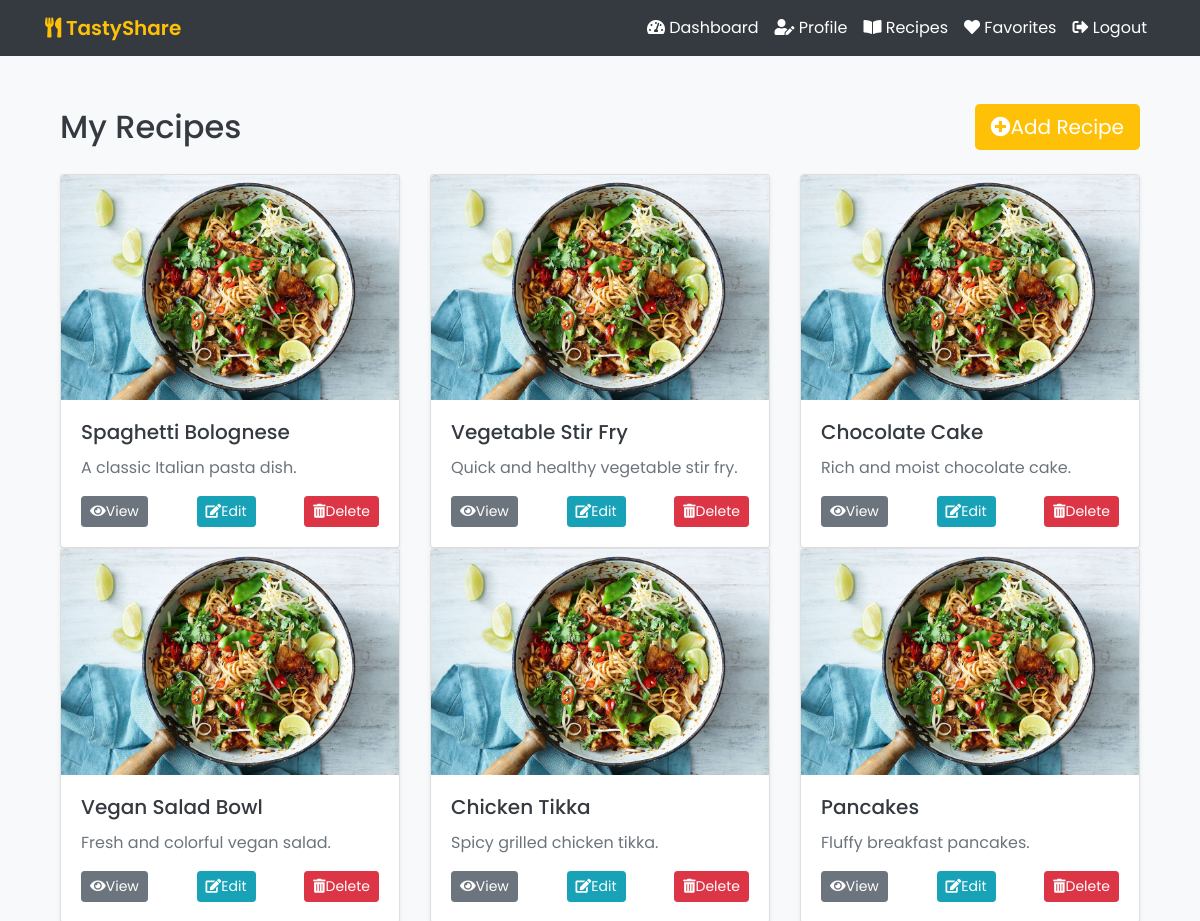
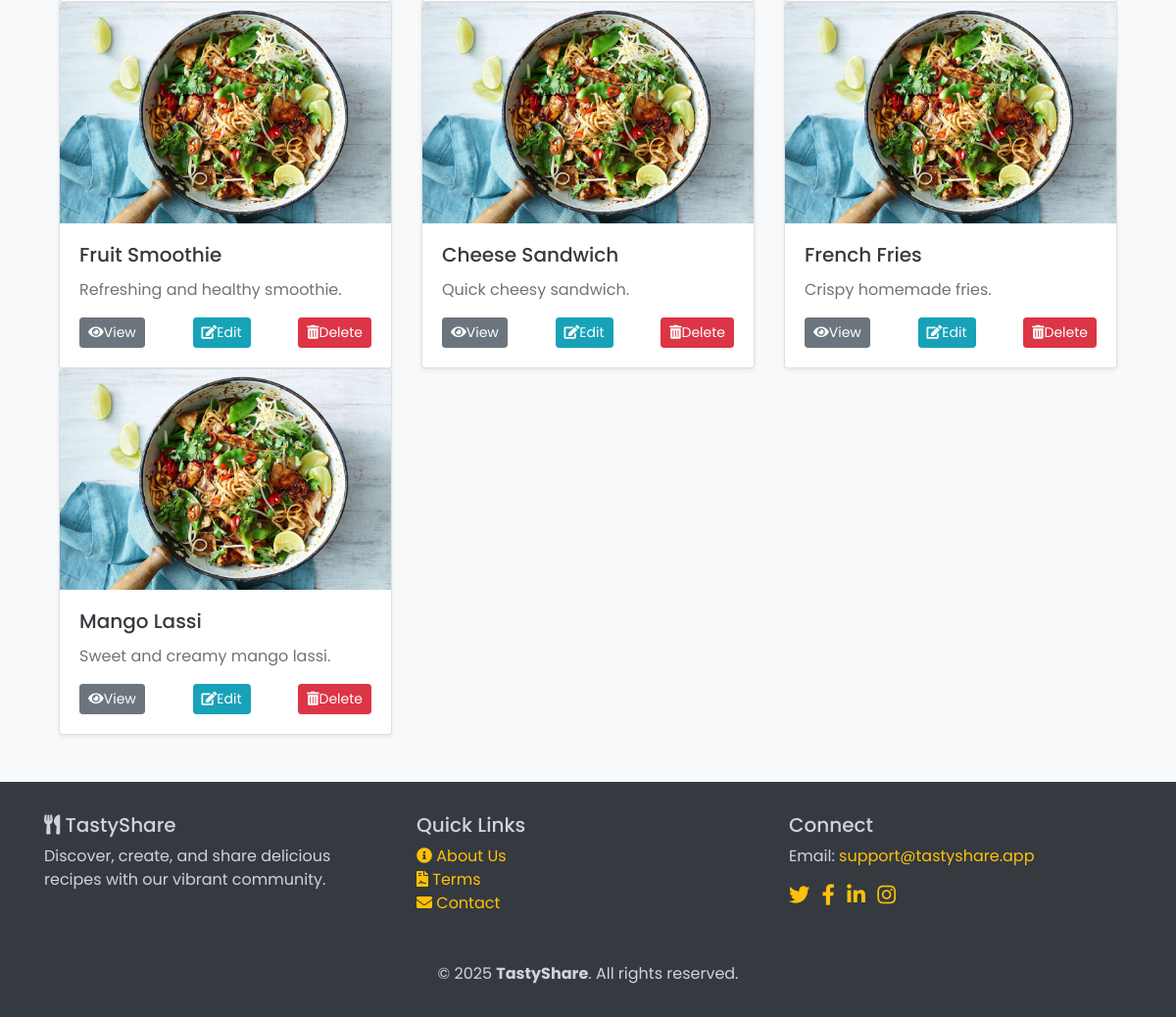
Page /recipes/ (signed in) on the committed database (2 pictures, top to bottom).
### myapp/models.py (models this page shows, shortened)
class Recipe(models.Model):
    CATEGORY_CHOICES = [
        ('Vegetarian', 'Vegetarian'),
        ('Vegan', 'Vegan'),
        ('Non-Vegetarian', 'Non-Vegetarian'),
        ('Desserts', 'Desserts'),
        ('Snacks', 'Snacks'),
    ]
    STATUS_CHOICES = [
        ('Pending', 'Pending'),
        ('Approved', 'Approved'),
        ('Rejected', 'Rejected'),
    ]
    user = models.ForeignKey('CustomerUser', on_delete=models.CASCADE, related_name='recipes')
    title = models.CharField(max_length=255)
    description = models.TextField()
    ingredients = models.TextField()
    steps = models.TextField()
    category = models.CharField(max_length=50, choices=CATEGORY_CHOICES)
    cooking_time = models.PositiveIntegerField(help_text="Time in minutes")
    image = models.ImageField(upload_to='recipes/', blank=True, null=True)
    status = models.CharField(max_length=20, choices=STATUS_CHOICES, default='Pending')
    created_at = models.DateTimeField(auto_now_add=True)
    updated_at = models.DateTimeField(auto_now=True)

### myapp/views.py (the view)
# urls.py: path('recipes/', views.recipe_list, name='recipe_list'),
def recipe_list(request):
    if 'user_id' not in request.session:
        messages.error(request, "Please login first.")
        return redirect('login')
    user = CustomerUser.objects.get(user_id=request.session['user_id'])
    recipes = Recipe.objects.filter(user=user).order_by('-created_at')
    return render(request, 'recipes/recipe_list.html', {'recipes': recipes})

### templates/recipes/recipe_list.html (shortened to what this page needs)
{% extends "base.html" %}
{% block content %}
<div class="container my-5">
    <div class="d-flex justify-content-between align-items-center mb-4">
        <h2 class="display-5 fw-bold mb-0">My Recipes</h2>
        <a href="{% url 'recipe_create' %}" class="btn btn-primary btn-lg">
            <i class="fas fa-plus-circle me-2"></i>Add Recipe
        </a>
    </div>
    <div class="row row-cols-1 row-cols-md-2 row-cols-lg-3 g-4">
        {% for recipe in recipes %}
        <div class="col">
            <div class="card h-100 shadow-sm rounded-3 overflow-hidden">
                {% if recipe.image %}
                    <img src="{{ recipe.image.url }}" class="card-img-top" alt="{{ recipe.title }}">
                {% else %}
                    <img src="https://placehold.co/600x400/343a40/ffffff?text=No+Image" class="card-img-top" alt="No Image">
                {% endif %}
                <div class="card-body d-flex flex-column">
                    <h5 class="card-title fw-bold">{{ recipe.title }}</h5>
                    <p class="card-text text-muted mb-auto">{{ recipe.description|truncatewords:15 }}</p>
                    <div class="d-flex justify-content-between mt-3">
                        <a href="{% url 'recipe_detail' recipe.pk %}" class="btn btn-secondary btn-sm">
                            <i class="fas fa-eye me-1"></i>View
                        </a>
                        <a href="{% url 'recipe_update' recipe.pk %}" class="btn btn-info btn-sm text-white">
                            <i class="fas fa-edit me-1"></i>Edit
                        </a>
                        <a href="{% url 'recipe_delete' recipe.pk %}" class="btn btn-danger btn-sm">
                            <i class="fas fa-trash-alt me-1"></i>Delete
                        </a>
                    </div>
                </div>
            </div>
        </div>
        {% endfor %}
    </div>
</div>
{% endblock %}

### templates/base.html (shortened to what this page needs)
<!DOCTYPE html>
<html lang="en">
<head>
    <link rel="stylesheet" href="https://stackpath.bootstrapcdn.com/bootstrap/4.5.2/css/bootstrap.min.css">
    <link rel="stylesheet" href="https://cdnjs.cloudflare.com/ajax/libs/font-awesome/5.15.4/css/all.min.css">
</head>
<body>
    <nav class="navbar navbar-expand-lg navbar-dark">
        <div class="container">
            <a class="navbar-brand" href="{% url 'index' %}"><i class="fas fa-utensils"></i> TastyShare</a>
            <div class="collapse navbar-collapse" id="mainNav">
                <ul class="navbar-nav ml-auto">
                    {% if request.session.user_id %}
                        <li class="nav-item"><a class="nav-link" href="{% url 'dashboard' %}"><i class="fas fa-tachometer-alt"></i> Dashboard</a></li>
                        <li class="nav-item"><a class="nav-link" href="{% url 'edit_profile' %}"><i class="fas fa-user-edit"></i> Profile</a></li>
                        <li class="nav-item"><a class="nav-link" href="{% url 'recipe_list' %}"><i class="fas fa-book-open"></i> Recipes</a></li>
                        <li class="nav-item"><a class="nav-link" href="{% url 'favorites' %}"><i class="fas fa-heart"></i> Favorites</a></li>
                        <li class="nav-item"><a class="nav-link" href="{% url 'logout' %}"><i class="fas fa-sign-out-alt"></i> Logout</a></li>
                    {% else %}
                        <li class="nav-item"><a class="nav-link" href="{% url 'login' %}"><i class="fas fa-sign-in-alt"></i> Login</a></li>
                        <li class="nav-item"><a class="nav-link" href="{% url 'register' %}"><i class="fas fa-user-plus"></i> Register</a></li>
                    {% endif %}
                </ul>
            </div>
        </div>
    </nav>
    <div class="container mt-4 mb-5">
        {% block content %}{% endblock %}
    </div>
    <footer>
        <div class="container">
            <div class="row">
                <div class="col-md-4 mb-3">
                    <h5><i class="fas fa-utensils"></i> TastyShare</h5>
                    <p>Discover, create, and share delicious recipes with our vibrant community.</p>
                </div>
                <div class="col-md-4 mb-3">
                    <h5>Quick Links</h5>
                    <ul class="list-unstyled">
                        <li><a href="{% url 'about' %}"><i class="fas fa-info-circle"></i> About Us</a></li>
                        <li><a href="{% url 'terms' %}"><i class="fas fa-file-contract"></i> Terms</a></li>
                        <li><a href="{% url 'contact' %}"><i class="fas fa-envelope"></i> Contact</a></li>
                    </ul>
                </div>
                <div class="col-md-4 mb-3">
                    <h5>Connect</h5>
                    <p>Email: <a href="mailto:support@tastyshare.app">support@tastyshare.app</a></p>
                    <a href="#"><i class="fab fa-twitter fa-lg mr-2"></i></a>
                    <a href="#"><i class="fab fa-facebook-f fa-lg mr-2"></i></a>
                    <a href="#"><i class="fab fa-linkedin-in fa-lg mr-2"></i></a>
                    <a href="#"><i class="fab fa-instagram fa-lg"></i></a>
                </div>
            </div>
            <div class="text-center mt-3">
                &copy; {% now "Y" %} <strong>TastyShare</strong>. All rights reserved.
            </div>
        </div>
    </footer>
</body>
</html>

### templates/base.html (style rules this page uses)
body { font-family: 'Poppins', sans-serif; background: #f8f9fa; color: #343a40; margin: 0; }
.navbar { background: #343a40; }
.navbar-brand { font-weight: 600; color: #ffc107 !important; }
.nav-link { color: #ffffff !important; transition: all 0.2s; }
footer { background: #343a40; color: #ced4da; padding: 2rem 0; }
footer a { color: #ffc107; }
.btn-primary { background: #ffc107; border: none; }

### rows in the picture
Recipe: image (picture), title "Spaghetti Bolognese", description "A classic Italian pasta dish."
Recipe: image (picture), title "Vegetable Stir Fry", description "Quick and healthy vegetable stir fry."
Recipe: image (picture), title "Chocolate Cake", description "Rich and moist chocolate cake."
Recipe: image (picture), title "Vegan Salad Bowl", description "Fresh and colorful vegan salad."
Recipe: image (picture), title "Chicken Tikka", description "Spicy grilled chicken tikka."
Recipe: image (picture), title "Pancakes", description "Fluffy breakfast pancakes."
Recipe: image (picture), title "Fruit Smoothie", description "Refreshing and healthy smoothie."
Recipe: image (picture), title "Cheese Sandwich", description "Quick cheesy sandwich."
Recipe: image (picture), title "French Fries", description "Crispy homemade fries."
Recipe: image (picture), title "Mango Lassi", description "Sweet and creamy mango lassi."
